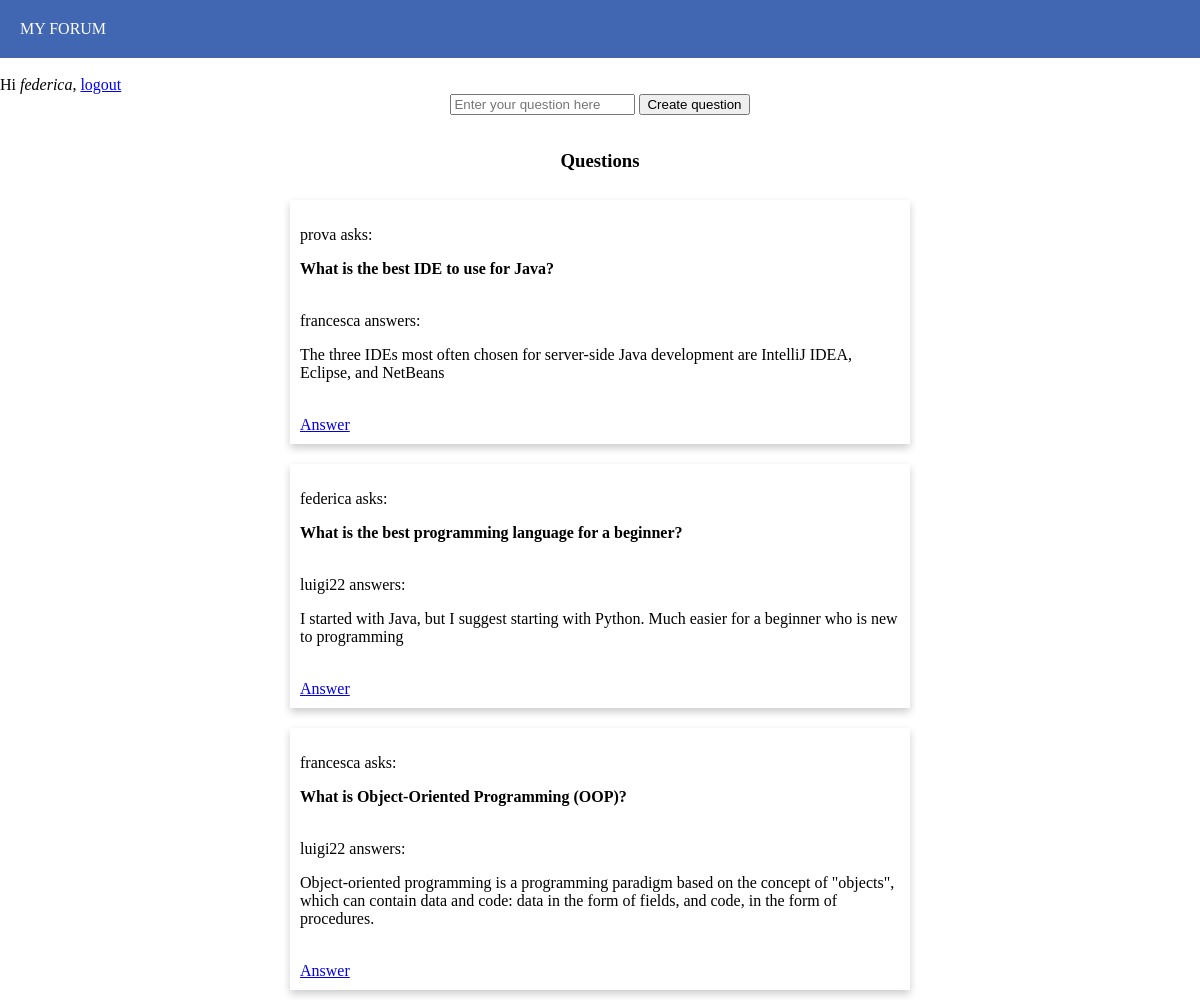
Page /home.php (signed in) on the committed database.
### tables this page shows
CREATE TABLE `answers` (
  `question` varchar(255) NOT NULL,
  `username` varchar(255) NOT NULL,
  `answer` text NOT NULL
);

CREATE TABLE `questions` (
  `question` varchar(255) NOT NULL,
  `username` varchar(255) NOT NULL
);

### home.php (the view, shortened to what this page needs)
<?php
  include('authentication.php');
?>
<link rel="stylesheet" type="text/css" href="style.css">
<nav>
	<div> MY FORUM </div>
</nav>
<div> Hi <i><?php echo $_SESSION['username'];?></i>, <a href="home.php?logout='1'" style="color: blue;">logout</a> </div>
<div class="wrapper">
<form method="POST">
	<input type="text" placeholder="Enter your question here" name="question">
	<input type="submit" value="Create question">
</form>
<h3>Questions</h3>
<?php
$query = "SELECT questions.question, questions.username, answers.question, answers.username as user, answers.answer
					FROM answers
					INNER JOIN questions
					ON questions.question=answers.question;";
$stmt = $db -> prepare($query);
$stmt->execute();
$results = $stmt->get_result();
while ($question_data = $results->fetch_assoc()) {
	$question = $question_data['question'];
	$username = $question_data['username'];
	$answer = $question_data['answer'];
	$user = $question_data['user'];
	echo "<div class='single-question'>
			<p>$username asks:</p>
			<b>$question</b>
			<br><br>
			<p>$user answers:</p>
			<p>$answer </p>
			<br>
			<a href='answer.php?question=$question'>Answer</a>
		</div>";
}
?>
</div>

### style.css (style rules this page uses)
nav { position: sticky; padding: 20px; background: #4267B2; color: white; display: flex; }
.single-question { box-shadow: 0 4px 8px 0 rgba(0,0,0,0.2); transition: 0.3s; padding: 10px; width: 50%; margin: 10px; }
.wrapper { display: flex; flex-flow: column; align-items: center; justify-content: space-around; }

### rows in the picture
answers: question.username "prova", question "What is the best IDE to use for Java?", username "francesca", answer "The three IDEs most often chosen for server-side Java development are IntelliJ IDEA, Eclipse, and NetBeans"
answers: question.username "federica", question "What is the best programming language for a beginner?", username "luigi22", answer "I started with Java, but I suggest starting with Python. Much easier for a beginner who is new to programming"
answers: question.username "francesca", question "What is Object-Oriented Programming (OOP)?", username "luigi22", answer "Object-oriented programming is a programming paradigm based on the concept of \"objects\", which can contain data and code: data in the form of fields, and code, in the form of procedures."

### other values in the picture
$_SESSION['username'] "federica"
